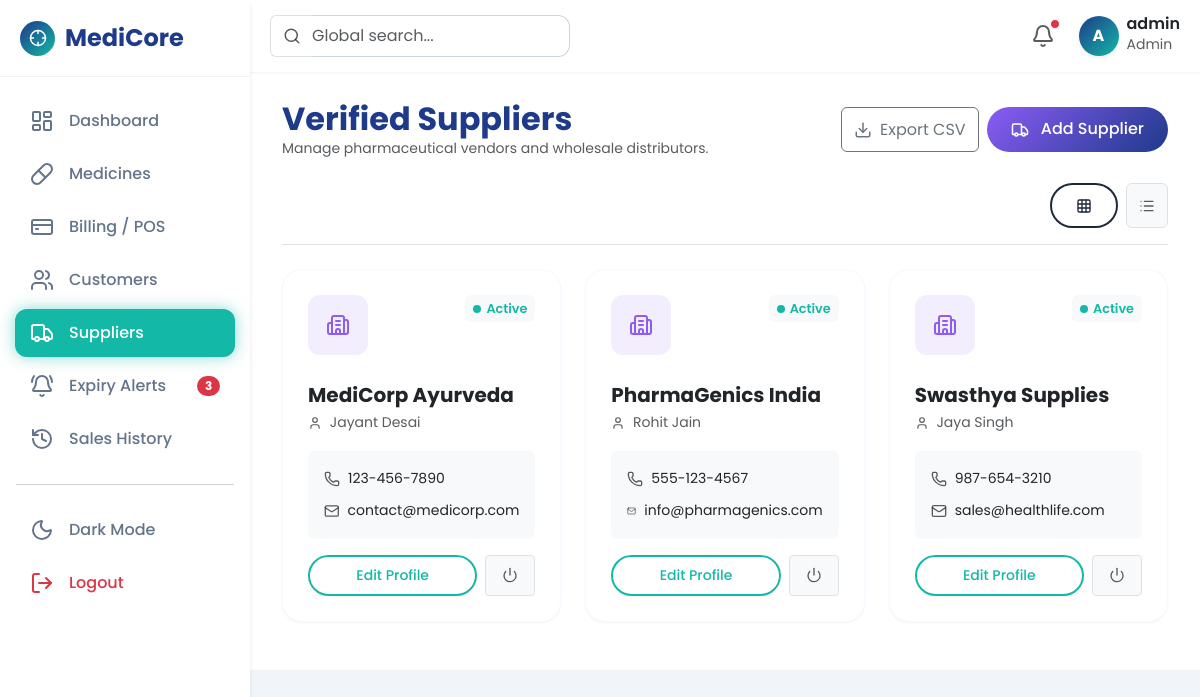
Page /suppliers.php (signed in) on the committed database.
### tables this page shows
CREATE TABLE IF NOT EXISTS suppliers (
    id INT AUTO_INCREMENT PRIMARY KEY,
    name VARCHAR(100) NOT NULL,
    contact_person VARCHAR(100),
    phone VARCHAR(20),
    email VARCHAR(100),
    status ENUM('Active', 'Inactive') DEFAULT 'Active',
    created_at TIMESTAMP DEFAULT CURRENT_TIMESTAMP
);

### suppliers.php (the view, shortened to what this page needs)
<?php
require_once 'includes/db.php';
require_once 'includes/header.php';
require_once 'includes/sidebar.php';
$suppliers = $pdo->query("SELECT * FROM suppliers ORDER BY name ASC")->fetchAll();
?>
<div class="container-fluid">
    <div class="d-flex justify-content-between align-items-center mb-4 mt-2" data-aos="fade-down">
        <div>
            <h2 class="fw-bold text-deep-blue m-0">Verified Suppliers</h2>
            <p class="text-muted small mb-0">Manage pharmaceutical vendors and wholesale distributors.</p>
        </div>
        <div class="d-flex gap-2">
            <a href="api/export_csv.php?table=suppliers" class="btn btn-outline-secondary d-flex align-items-center gap-2">
                <i data-lucide="download" width="18"></i> Export CSV
            </a>
            <button class="btn btn-custom px-4" style="background: linear-gradient(135deg, #8B5CF6 0%, #1E3A8A 100%);" data-bs-toggle="modal" data-bs-target="#supplierModal" onclick="openAddModal()">
                <i data-lucide="truck" width="18" class="me-2"></i> Add Supplier
            </button>
        </div>
    </div>
    <div class="d-flex justify-content-end mb-4 border-bottom pb-3" data-aos="fade-up">
        <div class="d-flex gap-2">
            <button class="btn btn-outline-custom active border-purple text-purple"><i data-lucide="grid-3x3" width="16"></i></button>
            <button class="btn btn-light border text-muted"><i data-lucide="list" width="16"></i></button>
        </div>
    </div>
    <div class="row g-4" id="suppliersContainer" data-aos="fade-up" data-aos-delay="100">
        <?php foreach($suppliers as $s):
            $isActive = $s['status'] === 'Active';
        ?>
        <div class="col-md-6 col-lg-4">
            <div class="profile-card position-relative h-100 d-flex flex-column">
                <div class="d-flex justify-content-between align-items-start mb-2">
                    <div class="company-logo-placeholder">
                        <i data-lucide="building-2" width="28"></i>
                    </div>
                    <div class="status-indicator <?= !$isActive ? 'alert-danger inactive text-danger' : 'text-teal' ?> px-2 py-1 rounded bg-light">
                        <?= $s['status'] ?>
                    </div>
                </div>
                <h5 class="fw-bold text-dark mb-1"><?= htmlspecialchars($s['name']) ?></h5>
                <p class="text-muted small mb-3"><i data-lucide="user" width="14" class="me-1"></i> <?= htmlspecialchars($s['contact_person']) ?></p>
                <div class="bg-light rounded p-3 mb-3 flex-grow-1">
                    <div class="d-flex align-items-center mb-2 text-dark small">
                        <i data-lucide="phone" width="16" class="text-muted me-2"></i> <?= htmlspecialchars($s['phone']) ?>
                    </div>
                    <div class="d-flex align-items-center text-dark small">
                        <i data-lucide="mail" width="16" class="text-muted me-2"></i> <?= htmlspecialchars($s['email']) ?>
                    </div>
                </div>
                <div class="d-flex gap-2 mt-auto">
                    <button class="btn btn-sm btn-outline-custom flex-grow-1 border-purple text-purple" onclick="editSupplier(<?= $s['id'] ?>)">Edit Profile</button>
                    <button class="btn btn-sm btn-light border text-muted px-3" onclick="toggleStatus(<?= $s['id'] ?>)" title="Toggle Status"><i data-lucide="power" width="16"></i></button>
                </div>
            </div>
        </div>
        <?php endforeach; ?>
    </div>
</div>
<?php require_once 'includes/footer.php'; ?>

### css/style.css (style rules this page uses)
:root { --primary-deep-blue: #1E3A8A; --primary-teal: #14B8A6; --primary-white: #F8FAFC; --accent-purple: #8B5CF6; --text-dark: #1E293B; --text-light: #F8FAFC; --text-muted: #64748B; --bg-body: #F1F5F9; --bg-gradient: linear-gradient(135deg, #1E3A8A 0%, #14B8A6 100%); --shadow-sm: 0 1px 2px 0 rgba(0, 0, 0, 0.05); --shadow-md: 0 4px 6px -1px rgba(0, 0, 0, 0.1), 0 2px 4px -1px rgba(0, 0, 0, 0.06); --shadow-lg: 0 10px 15px -3px rgba(0, 0, 0, 0.1), 0 4px 6px -2px rgba(0, 0, 0, 0.05); --shadow-glow: 0 0 15px rgba(20, 184, 166, 0.5); --transition-fast: all 0.2s ease-in-out; --transition-normal: all 0.3s ease-in-out; }
body { font-family: 'Poppins', sans-serif; background-color: var(--bg-body); color: var(--text-dark); margin: 0; padding: 0; overflow-x: hidden; transition: var(--transition-normal); }
.text-deep-blue { color: var(--primary-deep-blue); }
.text-teal { color: var(--primary-teal); }
.text-purple { color: var(--accent-purple); }
.btn-custom { background: var(--bg-gradient); color: white; border: none; border-radius: 50px; padding: 10px 24px; font-weight: 500; transition: var(--transition-normal); position: relative; overflow: hidden; z-index: 1; }
.btn-custom::before { content: ''; position: absolute; top: 0; left: 0; right: 0; bottom: 0; background: linear-gradient(135deg, #14B8A6 0%, #1E3A8A 100%); opacity: 0; z-index: -1; transition: var(--transition-normal); }
.btn-outline-custom { border: 2px solid var(--primary-teal); color: var(--primary-teal); background: transparent; border-radius: 50px; padding: 8px 24px; font-weight: 500; transition: var(--transition-normal); }

### suppliers.php (style rules this page uses)
.profile-card { background: white; border-radius: 20px; padding: 25px; box-shadow: var(--shadow-sm); transition: var(--transition-normal); border: 1px solid rgba(139, 92, 246, 0.05); }
.company-logo-placeholder { width: 60px; height: 60px; border-radius: 12px; background: rgba(139, 92, 246, 0.1); color: var(--accent-purple); display: flex; align-items: center; justify-content: center; margin-bottom: 20px; }
.status-indicator { display: inline-flex; align-items: center; gap: 5px; font-size: 0.8rem; font-weight: 600; }
.status-indicator::before { content: ''; width: 8px; height: 8px; border-radius: 50%; background-color: var(--primary-teal); animation: pulse 2s infinite; }

### rows in the picture
suppliers: status "Active", name "MediCorp Ayurveda", contact_person "Jayant Desai", phone "123-456-7890", email "contact@medicorp.com"
suppliers: status "Active", name "PharmaGenics India", contact_person "Rohit Jain", phone "555-123-4567", email "info@pharmagenics.com"
suppliers: status "Active", name "Swasthya Supplies", contact_person "Jaya Singh", phone "987-654-3210", email "sales@healthlife.com"

### other values in the picture
substr($_SESSION['username'] ?? 'A', 0, 1) "A"
$_SESSION['username'] "admin"
$_SESSION['role'] "Admin"
